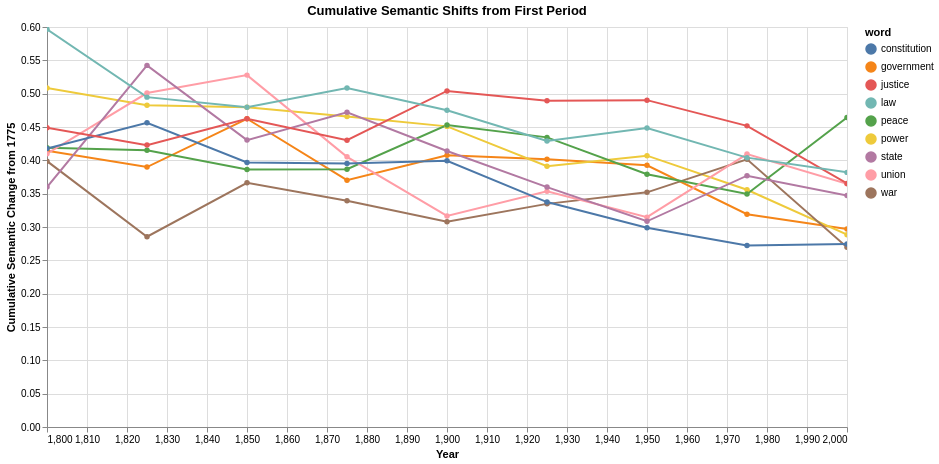

The notebook cell this image was saved under:
### Code cell
shift_data = []
# Use first period as reference
base_period = periods[0]
base_model = models[base_period]

for current_period in periods[1:]:
    current_model = models[current_period]
    aligner = ProcrustesAligner()
    metrics = aligner.fit(
        base_model.embeddings,
        current_model.embeddings,
        base_model.vocabulary,
        current_model.vocabulary,
    )

    for word in target_words:
        shift = word_shift(aligner, word, base_model.embeddings, current_model.embeddings)
        if shift is not None:
            shift_data.append(
                {"period": current_period, "word": word, "cumulative_shift": shift}
            )

df_cumulative = pd.DataFrame(shift_data)
df_cumulative["year"] = df_cumulative["period"].apply(lambda x: int(x.split("-")[0]))

cumulative_timeline = (
    alt.Chart(df_cumulative)
    .mark_line(point=True)
    .encode(
        x=alt.X("year:Q", title="Year"),
        y=alt.Y("cumulative_shift:Q", title="Cumulative Semantic Change from 1775"),
        color="word:N",
        tooltip=["word", "year", "cumulative_shift"],
    )
    .properties(
        width=800, height=400, title="Cumulative Semantic Shifts from First Period"
    )
    .interactive()
)

cumulative_timeline

### Figure 1 — Vega-Lite specification as saved in the notebook (floating-point values rounded to 4 significant figures)
{"config": {"view": {"continuousWidth": 300, "continuousHeight": 300}}, "data": {"name": "data-48017dacc255fe4bf3eb59bcd08a45a2"}, "mark": {"type": "line", "point": true}, "encoding": {"color": {"field": "word", "type": "nominal"}, "tooltip": [{"field": "word", "type": "nominal"}, {"field": "year", "type": "quantitative"}, {"field": "cumulative_shift", "type": "quantitative"}], "x": {"field": "year", "title": "Year", "type": "quantitative"}, "y": {"field": "cumulative_shift", "title": "Cumulative Semantic Change from 1775", "type": "quantitative"}}, "height": 400, "params": [{"name": "param_1e9efca18e7a2868", "select": {"type": "interval", "encodings": ["x", "y"]}, "bind": "scales"}], "title": "Cumulative Semantic Shifts from First Period", "width": 800, "$schema": "https://vega.github.io/schema/vega-lite/v6.1.0.json", "datasets": {"data-48017dacc255fe4bf3eb59bcd08a45a2": [{"period": "1800-1824", "word": "government", "cumulative_shift": 0.4143, "year": 1800}, {"period": "1800-1824", "word": "power", "cumulative_shift": 0.5085, "year": 1800}, {"period": "1800-1824", "word": "war", "cumulative_shift": 0.3987, "year": 1800}, {"period": "1800-1824", "word": "peace", "cumulative_shift": 0.4189, "year": 1800}, {"period": "1800-1824", "word": "union", "cumulative_shift": 0.4099, "year": 1800}, {"period": "1800-1824", "word": "state", "cumulative_shift": 0.3599, "year": 1800}, {"period": "1800-1824", "word": "constitution", "cumulative_shift": 0.4178, "year": 1800}, {"period": "1800-1824", "word": "justice", "cumulative_shift": 0.4487, "year": 1800}, {"period": "1800-1824", "word": "law", "cumulative_shift": 0.5967, "year": 1800}, {"period": "1825-1849", "word": "government", "cumulative_shift": 0.3899, "year": 1825}, {"period": "1825-1849", "word": "power", "cumulative_shift": 0.4828, "year": 1825}, {"period": "1825-1849", "word": "war", "cumulative_shift": 0.2854, "year": 1825}, {"period": "1825-1849", "word": "peace", "cumulative_shift": 0.4151, "year": 1825}, {"period": "1825-1849", "word": "union", "cumulative_shift": 0.5009, "year": 1825}, {"period": "1825-1849", "word": "state", "cumulative_shift": 0.5424, "year": 1825}, {"period": "1825-1849", "word": "constitution", "cumulative_shift": 0.4562, "year": 1825}, {"period": "1825-1849", "word": "justice", "cumulative_shift": 0.4228, "year": 1825}, {"period": "1825-1849", "word": "law", "cumulative_shift": 0.4948, "year": 1825}, {"period": "1850-1874", "word": "government", "cumulative_shift": 0.4623, "year": 1850}, {"period": "1850-1874", "word": "power", "cumulative_shift": 0.4796, "year": 1850}, {"period": "1850-1874", "word": "war", "cumulative_shift": 0.3663, "year": 1850}, {"period": "1850-1874", "word": "peace", "cumulative_shift": 0.3863, "year": 1850}, {"period": "1850-1874", "word": "union", "cumulative_shift": 0.5278, "year": 1850}, {"period": "1850-1874", "word": "state", "cumulative_shift": 0.4304, "year": 1850}, {"period": "1850-1874", "word": "constitution", "cumulative_shift": 0.3967, "year": 1850}, {"period": "1850-1874", "word": "justice", "cumulative_shift": 0.4624, "year": 1850}, {"period": "1850-1874", "word": "law", "cumulative_shift": 0.4795, "year": 1850}, {"period": "1875-1899", "word": "government", "cumulative_shift": 0.3702, "year": 1875}, {"period": "1875-1899", "word": "power", "cumulative_shift": 0.4659, "year": 1875}, {"period": "1875-1899", "word": "war", "cumulative_shift": 0.3393, "year": 1875}, {"period": "1875-1899", "word": "peace", "cumulative_shift": 0.3868, "year": 1875}, {"period": "1875-1899", "word": "union", "cumulative_shift": 0.4053, "year": 1875}, {"period": "1875-1899", "word": "state", "cumulative_shift": 0.4721, "year": 1875}, {"period": "1875-1899", "word": "constitution", "cumulative_shift": 0.3952, "year": 1875}, {"period": "1875-1899", "word": "justice", "cumulative_shift": 0.4303, "year": 1875}, {"period": "1875-1899", "word": "law", "cumulative_shift": 0.5086, "year": 1875}, {"period": "1900-1924", "word": "government", "cumulative_shift": 0.4075, "year": 1900}, {"period": "1900-1924", "word": "power", "cumulative_shift": 0.4509, "year": 1900}, {"period": "1900-1924", "word": "war", "cumulative_shift": 0.3078, "year": 1900}, {"period": "1900-1924", "word": "peace", "cumulative_shift": 0.4529, "year": 1900}, {"period": "1900-1924", "word": "union", "cumulative_shift": 0.3165, "year": 1900}, {"period": "1900-1924", "word": "state", "cumulative_shift": 0.4139, "year": 1900}, {"period": "1900-1924", "word": "constitution", "cumulative_shift": 0.3994, "year": 1900}, {"period": "1900-1924", "word": "justice", "cumulative_shift": 0.504, "year": 1900}, {"period": "1900-1924", "word": "law", "cumulative_shift": 0.475, "year": 1900}, {"period": "1925-1949", "word": "government", "cumulative_shift": 0.4017, "year": 1925}, {"period": "1925-1949", "word": "power", "cumulative_shift": 0.3911, "year": 1925}, {"period": "1925-1949", "word": "war", "cumulative_shift": 0.3347, "year": 1925}, {"period": "1925-1949", "word": "peace", "cumulative_shift": 0.4344, "year": 1925}, {"period": "1925-1949", "word": "union", "cumulative_shift": 0.3536, "year": 1925}, {"period": "1925-1949", "word": "state", "cumulative_shift": 0.3599, "year": 1925}, {"period": "1925-1949", "word": "constitution", "cumulative_shift": 0.3374, "year": 1925}, {"period": "1925-1949", "word": "justice", "cumulative_shift": 0.4894, "year": 1925}, {"period": "1925-1949", "word": "law", "cumulative_shift": 0.4291, "year": 1925}, {"period": "1950-1974", "word": "government", "cumulative_shift": 0.3926, "year": 1950}, {"period": "1950-1974", "word": "power", "cumulative_shift": 0.407, "year": 1950}, {"period": "1950-1974", "word": "war", "cumulative_shift": 0.352, "year": 1950}, {"period": "1950-1974", "word": "peace", "cumulative_shift": 0.3791, "year": 1950}, {"period": "1950-1974", "word": "union", "cumulative_shift": 0.3148, "year": 1950}, {"period": "1950-1974", "word": "state", "cumulative_shift": 0.3086, "year": 1950}, {"period": "1950-1974", "word": "constitution", "cumulative_shift": 0.2989, "year": 1950}, {"period": "1950-1974", "word": "justice", "cumulative_shift": 0.4903, "year": 1950}, {"period": "1950-1974", "word": "law", "cumulative_shift": 0.4484, "year": 1950}, {"period": "1975-1999", "word": "government", "cumulative_shift": 0.3192, "year": 1975}, {"period": "1975-1999", "word": "power", "cumulative_shift": 0.3559, "year": 1975}, {"period": "1975-1999", "word": "war", "cumulative_shift": 0.4016, "year": 1975}, {"period": "1975-1999", "word": "peace", "cumulative_shift": 0.3495, "year": 1975}, {"period": "1975-1999", "word": "union", "cumulative_shift": 0.4094, "year": 1975}, {"period": "1975-1999", "word": "state", "cumulative_shift": 0.377, "year": 1975}, {"period": "1975-1999", "word": "constitution", "cumulative_shift": 0.2724, "year": 1975}, {"period": "1975-1999", "word": "justice", "cumulative_shift": 0.4517, "year": 1975}, {"period": "1975-1999", "word": "law", "cumulative_shift": 0.404, "year": 1975}, {"period": "2000-2024", "word": "government", "cumulative_shift": 0.2971, "year": 2000}, {"period": "2000-2024", "word": "power", "cumulative_shift": 0.2885, "year": 2000}, {"period": "2000-2024", "word": "war", "cumulative_shift": 0.2695, "year": 2000}, {"period": "2000-2024", "word": "peace", "cumulative_shift": 0.4642, "year": 2000}, {"period": "2000-2024", "word": "union", "cumulative_shift": 0.3649, "year": 2000}, {"period": "2000-2024", "word": "state", "cumulative_shift": 0.3473, "year": 2000}, {"period": "2000-2024", "word": "constitution", "cumulative_shift": 0.2746, "year": 2000}, {"period": "2000-2024", "word": "justice", "cumulative_shift": 0.3654, "year": 2000}, {"period": "2000-2024", "word": "law", "cumulative_shift": 0.3819, "year": 2000}]}}
